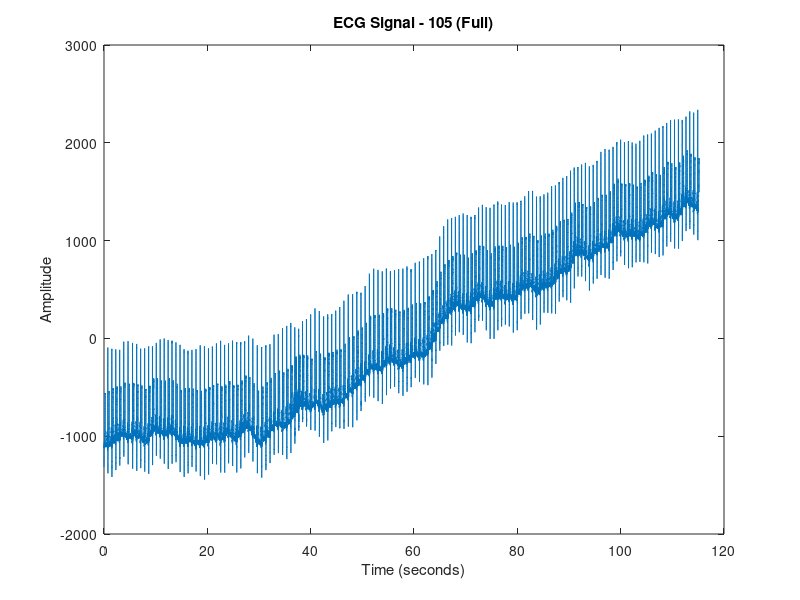
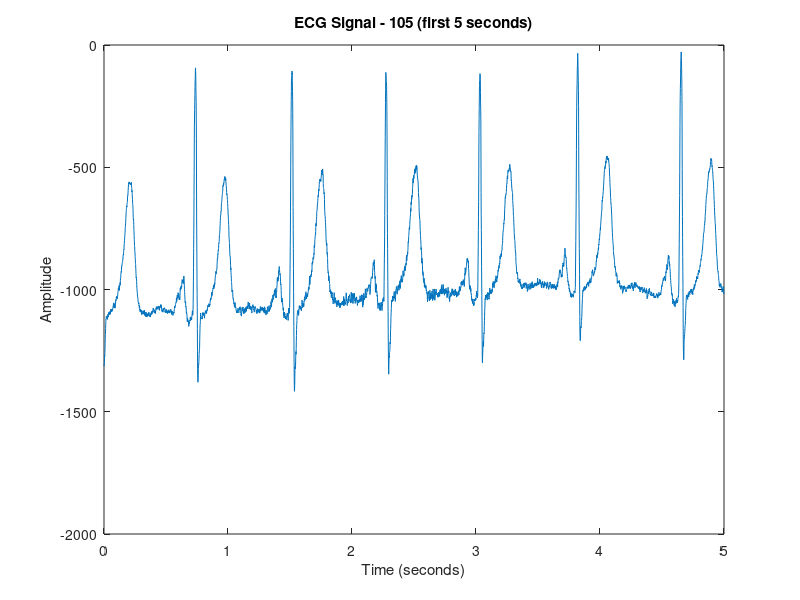
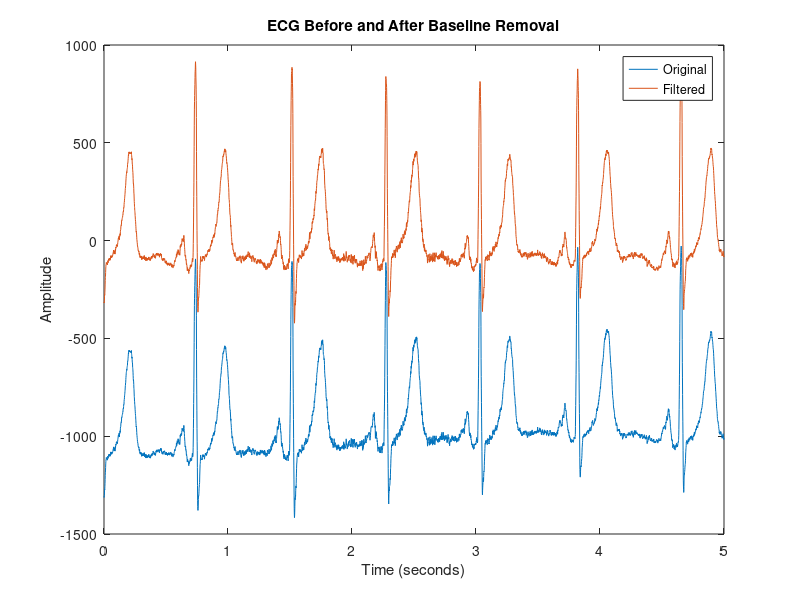
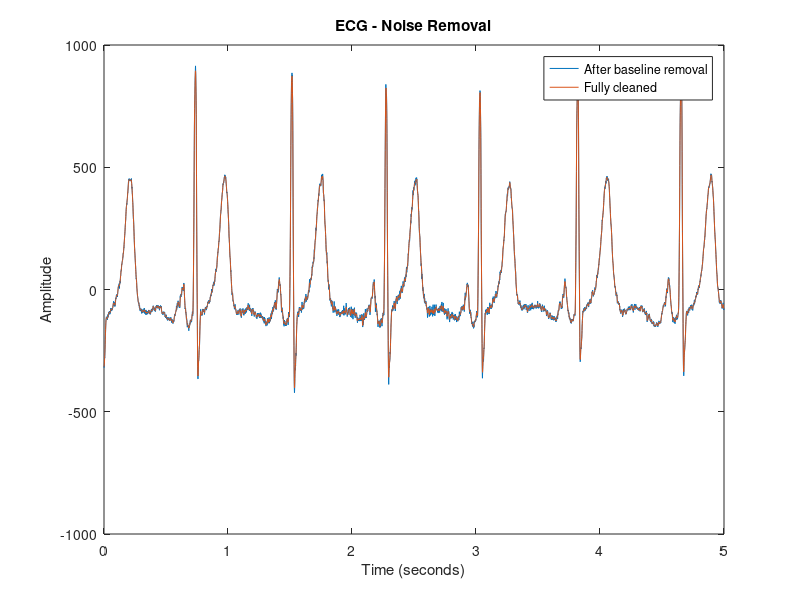

Here is the MATLAB script that generated these plots, in order: (Note: this script raises an error after producing the figures.)
%% ECG Filter Design - D7 Project
% Load and plot ECG signal, then filter it

%% Step 1: Load the ECG file
load('105.mat')
fs = 1000;                          % sampling frequency = 1 KHz
t = (0:length(y)-1) / fs;          % time axis in seconds

%% Step 2: Plot the full raw signal
figure
plot(t, y)
xlabel('Time (seconds)')
ylabel('Amplitude')
title('ECG Signal - 105 (Full)')

%% Step 3: Plot first 5 seconds to see detail
figure
plot(t(1:5000), y(1:5000))
xlabel('Time (seconds)')
ylabel('Amplitude')
title('ECG Signal - 105 (first 5 seconds)')

%% Step 4: Remove baseline wandering using moving average
window = 1000;                      % 1 second window
baseline = movmean(y, window);      % estimate the slow drift
y_filtered = y - baseline;         % subtract it to remove drift

% Plot original vs baseline-removed
figure
plot(t(1:5000), y(1:5000))
hold on
plot(t(1:5000), y_filtered(1:5000))
legend('Original', 'Filtered')
title('ECG Before and After Baseline Removal')
xlabel('Time (seconds)')
ylabel('Amplitude')

%% Step 5: Remove high frequency noise using smoothing
y_clean = movmean(y_filtered, 5);  % smooth over 5 samples

% Plot baseline-removed vs fully cleaned
figure
plot(t(1:5000), y_filtered(1:5000))
hold on
plot(t(1:5000), y_clean(1:5000))
legend('After baseline removal', 'Fully cleaned')
title('ECG - Noise Removal')
xlabel('Time (seconds)')
ylabel('Amplitude')

%% Step 6: Design FIR bandpass filter coefficients for hardware
fs = 1000;
f_low  = 0.5;   % removes baseline wandering below this
f_high = 40;    % removes noise above this
N = 40;         % filter order (41 taps)

% Windowed sinc method (no toolbox needed)
wl = 2*pi*f_low/fs;
wh = 2*pi*f_high/fs;
n  = -(N/2):(N/2);

% Compute sinc coefficients
h = (sin(wh*n) - sin(wl*n)) ./ (pi*n);
h(N/2+1) = (wh - wl)/pi;           % fix n=0 case

% Apply Hamming window to improve filter quality
w = 0.54 - 0.46*cos(2*pi*(0:N)/N);
h = h .* w;

% Scale to integers for hardware (x1024 then round)
h_int = round(h * 1024);

disp('Filter coefficients (integers for hardware):')
disp(h_int)

% Save coefficients to file
fid = fopen('coefficients.txt', 'w');
for i = 1:length(h_int)
    fprintf(fid, '%d\n', h_int(i));
end
fclose(fid);
disp('Coefficients saved to coefficients.txt')

%% Step 7: Apply the FIR filter to ECG signal
y_fir = filter(h, 1, double(y));

% Plot comparison
figure
plot(t(1:5000), y_clean(1:5000))
hold on
plot(t(1:5000), y_fir(1:5000))
legend('Moving average method', 'FIR filter method')
title('ECG - Comparing Filter Methods')
xlabel('Time (seconds)')
ylabel('Amplitude')

%% Step 8: Save ECG input as integers for SystemVerilog testbench
% This file goes into the SystemVerilog_sample_code folder
y_int = round(double(y));
fid = fopen('../SystemVerilog_sample_code/InputSignal.txt', 'w');
for i = 1:length(y_int)
    fprintf(fid, '%d\n', y_int(i));
end
fclose(fid);
disp('ECG input saved to SystemVerilog_sample_code/InputSignal.txt')

%% Step 9: Save MATLAB filtered output for comparison with ModelSim output
y_fir_int = round(y_fir);
fid = fopen('../SystemVerilog_sample_code/MatlabOutput.txt', 'w');
for i = 1:length(y_fir_int)
    fprintf(fid, '%d\n', y_fir_int(i));
end
fclose(fid);
disp('MATLAB filtered output saved to SystemVerilog_sample_code/MatlabOutput.txt')
